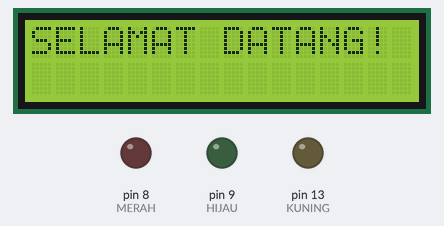
A sketch run on a simulated Arduino Uno, built with avr-gcc and run on an emulated ATmega328P. On the bench: 16×2 character LCD, output pins drawn as LEDs (lit = HIGH).

Above: at 0.1 s.
At 1.1 s:
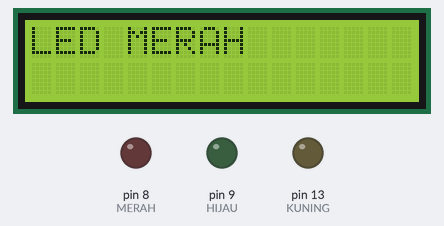
At 1.6 s:
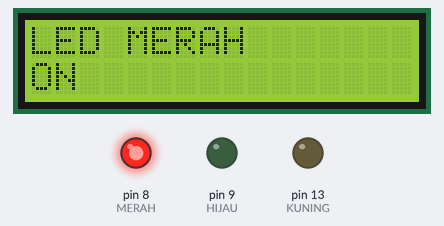
At 4.1 s:
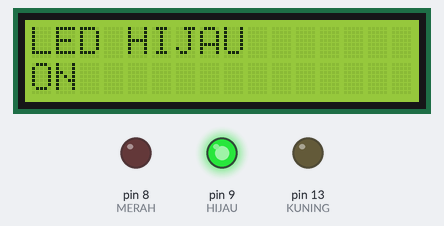
At 6.6 s:
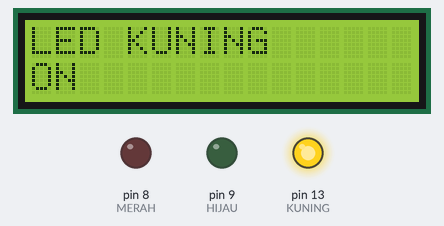
At 9.1 s:
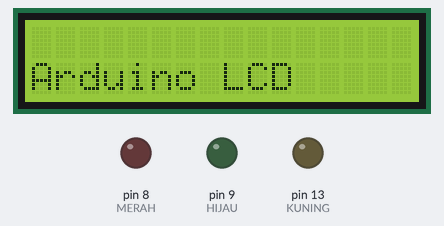
Timing chart, 0 to 39.7 s (numbered marks = the images above):
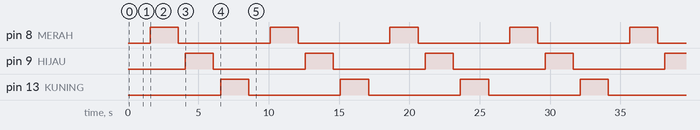

The sketch:

TampilkeunLCD.ino
```cpp
#include <LiquidCrystal.h>
const int rs = 12, en = 11, d4 = 5, d5 = 4, d6 = 3, d7 = 2;
LiquidCrystal lcd(rs, en, d4, d5, d6, d7);

#define MERAH 8
#define KUNING 13
#define HIJAU 9

void setup() {
  lcd.begin(16, 2);
  pinMode(MERAH, OUTPUT);
  pinMode(KUNING, OUTPUT);
  pinMode(HIJAU, OUTPUT);
}

void loop() {
  lcd.setCursor(0,0);
  lcd.print("SELAMAT DATANG!");
  delay(500);
  lcd.clear();
  lcd.setCursor(0,1);
  lcd.print("Arduino LCD");
  delay(500);
  lcd.clear();

  // MERAH
  lcd.setCursor(0,0);
  lcd.print("LED MERAH");
  delay(500);
  lcd.setCursor(0,1);
  lcd.print("ON");
  digitalWrite(MERAH, HIGH);
  delay(2000);
  digitalWrite(MERAH, LOW);
  lcd.clear();

  // HIJAU
  lcd.setCursor(0,0);
  lcd.print("LED HIJAU");
  delay(500);
  lcd.setCursor(0,1);
  lcd.print("ON");
  digitalWrite(HIJAU, HIGH);
  delay(2000);
  digitalWrite(HIJAU, LOW);
  lcd.clear();

  // KUNING
  lcd.setCursor(0,0);
  lcd.print("LED KUNING");
  delay(500);
  lcd.setCursor(0,1);
  lcd.print("ON");
  digitalWrite(KUNING, HIGH);
  delay(2000);
  digitalWrite(KUNING, LOW);
  lcd.clear();
}
```

Measured:
- by itself, pin 8 (MERAH), pin 9 (HIJAU), pin 13 (KUNING): alternates HIGH for 2.0 s and LOW for 6.5 s
- by itself, everything shown: repeats every 8.5 s, in 9 steps
- what the display in image 1 shows lasts 0.5 s, from 1.1 s to 1.6 s
- what the display in image 2 shows lasts 2.0 s, from 1.6 s to 3.6 s
